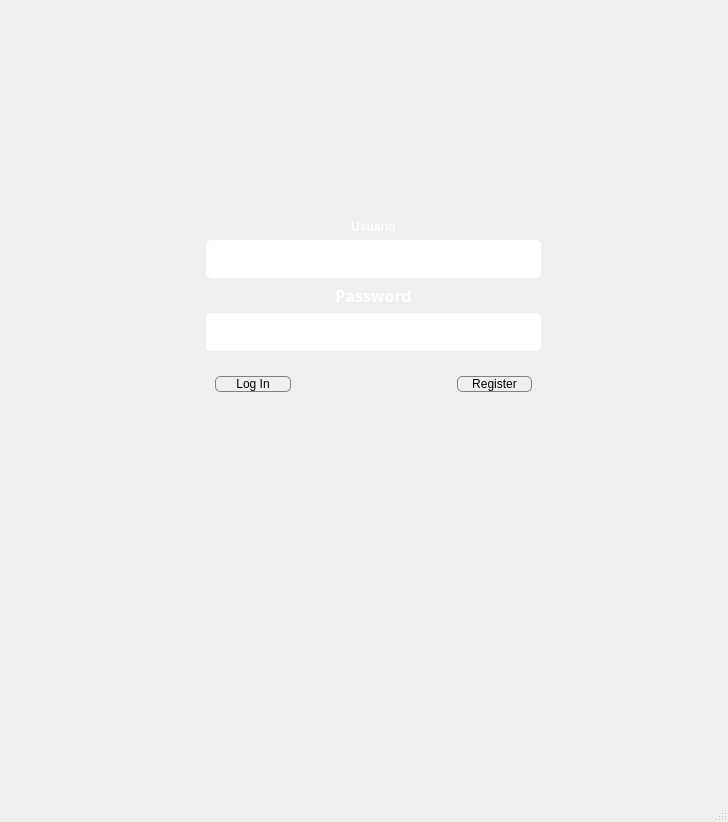
<?xml version="1.0" encoding="UTF-8"?>
<ui version="4.0">
 <class>mainWindow</class>
 <widget class="QMainWindow" name="mainWindow">
  <property name="geometry">
   <rect>
    <x>0</x>
    <y>0</y>
    <width>728</width>
    <height>822</height>
   </rect>
  </property>
  <property name="windowTitle">
   <string>MainWindow</string>
  </property>
  <property name="styleSheet">
   <string notr="true">background-color: &quot;#60ACE9&quot;;</string>
  </property>
  <widget class="QWidget" name="centralwidget">
   <widget class="QWidget" name="formWidget" native="true">
    <property name="geometry">
     <rect>
      <x>120</x>
      <y>20</y>
      <width>501</width>
      <height>541</height>
     </rect>
    </property>
    <property name="styleSheet">
     <string notr="true">border-radius: 15px; 
background-color: &quot;#60ACE9&quot;; 
border: 1px solid white; 
border: none;</string>
    </property>
    <layout class="QFormLayout" name="formLayout">
     <property name="formAlignment">
      <set>Qt::AlignCenter</set>
     </property>
     <item row="1" column="1">
      <widget class="QLabel" name="label_4">
       <property name="styleSheet">
        <string notr="true">border: none; 
padding-bottom: 30px; </string>
       </property>
       <property name="text">
        <string>&lt;html&gt;&lt;head/&gt;&lt;body&gt;&lt;p&gt;&lt;img src=&quot;:/Logo/Logo.png&quot; width=&quot;200&quot; height=&quot;200&quot;/&gt;&lt;/p&gt;&lt;/body&gt;&lt;/html&gt;</string>
       </property>
       <property name="alignment">
        <set>Qt::AlignCenter</set>
       </property>
      </widget>
     </item>
     <item row="2" column="1">
      <widget class="QLabel" name="label_2">
       <property name="styleSheet">
        <string notr="true">border-radius: 5px; 
color: white; 
font: 12pt &quot;Myanmar Text&quot;;
margin: 0px 150px 0px 150px; 
border: none; </string>
       </property>
       <property name="text">
        <string>&lt;html&gt;&lt;head/&gt;&lt;body&gt;&lt;p&gt;&lt;span style=&quot; font-weight:600;&quot;&gt;Usuario&lt;/span&gt;&lt;/p&gt;&lt;/body&gt;&lt;/html&gt;</string>
       </property>
       <property name="alignment">
        <set>Qt::AlignCenter</set>
       </property>
      </widget>
     </item>
     <item row="3" column="1">
      <widget class="QLineEdit" name="lineEdit">
       <property name="styleSheet">
        <string notr="true">border-radius: 5px; 
background-color: white; 
border: 1px solid white; 
margin: 0px 80px 0px 80px; 
padding: 10px;</string>
       </property>
       <property name="alignment">
        <set>Qt::AlignCenter</set>
       </property>
      </widget>
     </item>
     <item row="4" column="1">
      <widget class="QLabel" name="passwordLabel">
       <property name="font">
        <font>
         <family>Myanmar Text</family>
         <pointsize>12</pointsize>
         <weight>50</weight>
         <italic>false</italic>
         <bold>false</bold>
        </font>
       </property>
       <property name="styleSheet">
        <string notr="true">border-radius: 5px; 
color: white; 
font: 12pt &quot;Myanmar Text&quot;;
margin: 0px 150px 0px 150px; 
border: none; 
</string>
       </property>
       <property name="text">
        <string>&lt;html&gt;&lt;head/&gt;&lt;body&gt;&lt;p&gt;&lt;span style=&quot; font-weight:600;&quot;&gt;Password&lt;/span&gt;&lt;/p&gt;&lt;/body&gt;&lt;/html&gt;</string>
       </property>
       <property name="alignment">
        <set>Qt::AlignCenter</set>
       </property>
      </widget>
     </item>
     <item row="5" column="1">
      <widget class="QLineEdit" name="passwordLineEdit">
       <property name="styleSheet">
        <string notr="true">border-radius: 5px; 
background-color: white; 
border: 1px solid white; 
margin: 0px 80px 0px 80px; 
padding: 10px;</string>
       </property>
       <property name="echoMode">
        <enum>QLineEdit::Password</enum>
       </property>
       <property name="alignment">
        <set>Qt::AlignCenter</set>
       </property>
      </widget>
     </item>
     <item row="6" column="1">
      <widget class="QWidget" name="gridWidget" native="true">
       <property name="font">
        <font>
         <family>Candara</family>
        </font>
       </property>
       <property name="styleSheet">
        <string notr="true">margin: 10px 80px 10px 80px;
border: none; </string>
       </property>
       <layout class="QGridLayout" name="gridLayout">
        <item row="0" column="0">
         <widget class="QPushButton" name="pushButton">
          <property name="styleSheet">
           <string notr="true">border-radius: 5px; 
background-color: &quot;#E0E0E0&quot;; 
border: 1px solid grey; </string>
          </property>
          <property name="text">
           <string>Log In</string>
          </property>
         </widget>
        </item>
        <item row="0" column="1">
         <widget class="QPushButton" name="pushButton_2">
          <property name="styleSheet">
           <string notr="true">border-radius: 5px; 
background-color: &quot;#E0E0E0&quot;; 
border: 1px solid grey; 
</string>
          </property>
          <property name="text">
           <string>Register</string>
          </property>
         </widget>
        </item>
       </layout>
      </widget>
     </item>
    </layout>
   </widget>
   <widget class="QLabel" name="label">
    <property name="geometry">
     <rect>
      <x>300</x>
      <y>300</y>
      <width>121</width>
      <height>16</height>
     </rect>
    </property>
    <property name="styleSheet">
     <string notr="true">text: white; 
font: 8pt &quot;Myanmar Text&quot;;</string>
    </property>
    <property name="text">
     <string/>
    </property>
    <property name="alignment">
     <set>Qt::AlignCenter</set>
    </property>
   </widget>
  </widget>
  <widget class="QStatusBar" name="statusbar"/>
 </widget>
 <resources>
  <include location="../Others/Resources.qrc"/>
 </resources>
 <connections/>
</ui>
